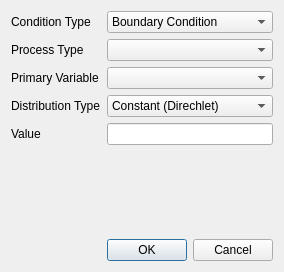
<?xml version="1.0" encoding="UTF-8"?>
<ui version="4.0">
 <class>FEMConditionSetup</class>
 <widget class="QDialog" name="FEMConditionSetup">
  <property name="geometry">
   <rect>
    <x>0</x>
    <y>0</y>
    <width>280</width>
    <height>272</height>
   </rect>
  </property>
  <property name="windowTitle">
   <string>FEM Condition Setup</string>
  </property>
  <layout class="QGridLayout" name="gridLayout">
   <item row="0" column="0">
    <widget class="QLabel" name="label">
     <property name="sizePolicy">
      <sizepolicy hsizetype="Preferred" vsizetype="Preferred">
       <horstretch>0</horstretch>
       <verstretch>0</verstretch>
      </sizepolicy>
     </property>
     <property name="text">
      <string>Condition Type</string>
     </property>
     <property name="margin">
      <number>10</number>
     </property>
    </widget>
   </item>
   <item row="1" column="0">
    <widget class="QLabel" name="label_2">
     <property name="text">
      <string>Process Type</string>
     </property>
     <property name="margin">
      <number>10</number>
     </property>
    </widget>
   </item>
   <item row="3" column="0">
    <widget class="QLabel" name="label_3">
     <property name="text">
      <string>Distribution Type</string>
     </property>
     <property name="margin">
      <number>10</number>
     </property>
    </widget>
   </item>
   <item row="4" column="0">
    <widget class="QLabel" name="label_4">
     <property name="text">
      <string>Value</string>
     </property>
     <property name="margin">
      <number>10</number>
     </property>
    </widget>
   </item>
   <item row="0" column="1">
    <widget class="QComboBox" name="condTypeBox">
     <item>
      <property name="text">
       <string>Boundary Condition</string>
      </property>
     </item>
     <item>
      <property name="text">
       <string>Initial Condition</string>
      </property>
     </item>
     <item>
      <property name="text">
       <string>Source Term</string>
      </property>
     </item>
    </widget>
   </item>
   <item row="1" column="1">
    <widget class="QComboBox" name="processTypeBox"/>
   </item>
   <item row="3" column="1">
    <widget class="QComboBox" name="disTypeBox">
     <item>
      <property name="text">
       <string>Constant (Direchlet)</string>
      </property>
     </item>
     <item>
      <property name="text">
       <string>Constant (Neumann)</string>
      </property>
     </item>
    </widget>
   </item>
   <item row="2" column="0">
    <widget class="QLabel" name="label_5">
     <property name="text">
      <string>Primary Variable</string>
     </property>
     <property name="margin">
      <number>10</number>
     </property>
    </widget>
   </item>
   <item row="2" column="1">
    <widget class="QComboBox" name="pvTypeBox"/>
   </item>
   <item row="4" column="1">
    <widget class="QLineEdit" name="firstValueEdit"/>
   </item>
   <item row="6" column="1">
    <widget class="QDialogButtonBox" name="buttonBox">
     <property name="orientation">
      <enum>Qt::Horizontal</enum>
     </property>
     <property name="standardButtons">
      <set>QDialogButtonBox::Cancel|QDialogButtonBox::Ok</set>
     </property>
    </widget>
   </item>
   <item row="5" column="0">
    <spacer name="verticalSpacer">
     <property name="orientation">
      <enum>Qt::Vertical</enum>
     </property>
     <property name="sizeHint" stdset="0">
      <size>
       <width>20</width>
       <height>40</height>
      </size>
     </property>
    </spacer>
   </item>
  </layout>
 </widget>
 <resources/>
 <connections>
  <connection>
   <sender>buttonBox</sender>
   <signal>accepted()</signal>
   <receiver>FEMConditionSetup</receiver>
   <slot>accept()</slot>
   <hints>
    <hint type="sourcelabel">
     <x>248</x>
     <y>254</y>
    </hint>
    <hint type="destinationlabel">
     <x>157</x>
     <y>274</y>
    </hint>
   </hints>
  </connection>
  <connection>
   <sender>buttonBox</sender>
   <signal>rejected()</signal>
   <receiver>FEMConditionSetup</receiver>
   <slot>reject()</slot>
   <hints>
    <hint type="sourcelabel">
     <x>316</x>
     <y>260</y>
    </hint>
    <hint type="destinationlabel">
     <x>286</x>
     <y>274</y>
    </hint>
   </hints>
  </connection>
 </connections>
</ui>
